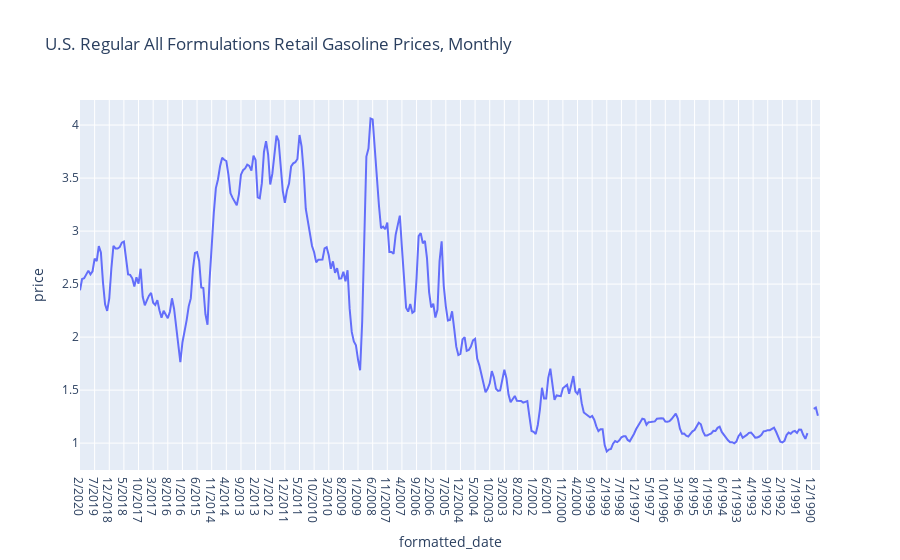

Source (notebook cell):
### Code cell
import plotly.express as px

df  =  prices_df
fig = px.line(df, x="formatted_date", y="price", title=chart_title)
fig.show()

### Figure 1 — Plotly figure (JSON) as saved in the notebook; plotly's stock layout.template omitted (floating-point values rounded to 4 significant figures; data arrays with more than 128 entries replaced by an {"elided": "..."} marker saying what was removed)
{"data": [{"hoverlabel": {"namelength": 0}, "hovertemplate": "formatted_date=%{x}<br>price=%{y}", "legendgroup": "", "line": {"color": "#636efa", "dash": "solid"}, "mode": "lines", "name": "", "showlegend": false, "type": "scatter", "x": {"elided": "355 str values"}, "xaxis": "x", "y": {"elided": "355 float values"}, "yaxis": "y"}], "layout": {"legend": {"tracegroupgap": 0}, "title": {"text": "U.S. Regular All Formulations Retail Gasoline Prices, Monthly"}, "xaxis": {"anchor": "y", "domain": [0, 1], "title": {"text": "formatted_date"}}, "yaxis": {"anchor": "x", "domain": [0, 1], "title": {"text": "price"}}}}
